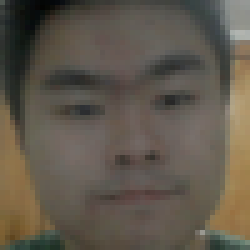
#> input picture face_profiles/Hughie/0.png, 50 x 50 px (shown 5 times larger)
$ python main.py 1.0   (older library calls are emulated)
#> lines starting #> are read from the running program, lines starting #| are printed output that depends on the picture
#> pass 2 of the loop in delete_empty_profile, `for face_profile in os.listdir(face_profile_directory):`:
### scripts/utils.py
"""
Auther: Chenxing Ouyang <c2ouyang@ucsd.edu>

This file is part of Cogs 109 Project.

Summary: Utilties used for facial tracking in OpenCV

"""


import errno
import logging
import os
import shutil
import sys

import cv2
from scipy import ndimage

import numpy as np


###############################################################################
# Used For Facial Tracking and Traning in OpenCV
def read_images_from_single_face_profile(face_profile, face_profile_name_index, dim = (50, 50)):
    """
    Reads all the images from one specified face profile into ndarrays

    Parameters
    ----------
    face_profile: string
        The directory path of a specified face profile

    face_profile_name_index: int
        The name corresponding to the face profile is encoded in its index

    dim: tuple = (int, int)
        The new dimensions of the images to resize to

    Returns
    -------
    X_data : numpy array, shape = (number_of_faces_in_one_face_profile, face_pixel_width * face_pixel_height)
        A face data array contains the face image pixel rgb values of all the images in the specified face profile

    Y_data : numpy array, shape = (number_of_images_in_face_profiles, 1)
        A face_profile_index data array contains the index of the face profile name of the specified face profile directory

    """
#> called with face_profile = '../face_profiles/Hughie', face_profile_name_index = 0, dim = (50, 50)
    X_data = np.array([])
    index = 0
    for the_file in os.listdir(face_profile):
        file_path = os.path.join(face_profile, the_file)
        if file_path.endswith(".png") or file_path.endswith(".jpg") or file_path.endswith(".jpeg") or file_path.endswith(".pgm"):
            img = cv2.imread(file_path, 0)
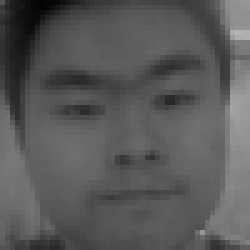
#> img: shape (50, 50) (shown 5 times larger); min 3, max 178, mean 88.7
            img = cv2.resize(img, dim, interpolation = cv2.INTER_AREA)
            img_data = img.ravel()
#> img_data = 2500 values, max 178 at index 347, min 3 at index 58, mean 88.71
            X_data = img_data if not X_data.shape[0] else np.vstack((X_data,img_data))
#> X_data has the same summary as img_data
            index += 1
#> pass 2 of the loop in read_images_from_single_face_profile, `for the_file in os.listdir(face_profile):`:
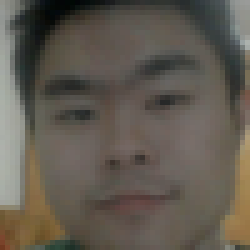
#> input picture face_profiles/Hughie/17.png, 50 x 50 px (shown 5 times larger)
#> in read_images_from_single_face_profile, `img = cv2.imread(file_path, 0)`:
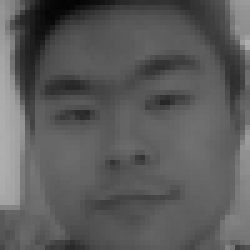
#> img: shape (50, 50) (shown 5 times larger); min 4, max 175, mean 90.8
#> img_data = 2500 values, max 175 at index 449, min 4 at index 12, mean 90.78
#> pass 3 of the loop in read_images_from_single_face_profile, `for the_file in os.listdir(face_profile):`:
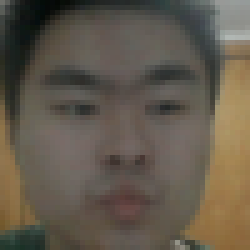
#> input picture face_profiles/Hughie/22.png, 50 x 50 px (shown 5 times larger)
#> in read_images_from_single_face_profile, `img = cv2.imread(file_path, 0)`:
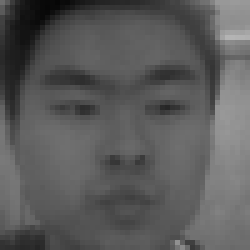
#> img: shape (50, 50) (shown 5 times larger); min 6, max 180, mean 90.4
#> img_data = 2500 values, max 180 at index 396, min 6 at index 11, mean 90.45

    if index == 0 :
        shutil.rmtree(face_profile)
        logging.error("\nThere exists face profiles without images")

    Y_data = np.empty(index, dtype = int)
    Y_data.fill(face_profile_name_index)
    return X_data, Y_data

def delete_empty_profile(face_profile_directory):
    """
    Deletes empty face profiles in face profile directory and logs error if face profiles contain too little images

    Parameters
    ----------
    face_profile_directory: string
        The directory path of the specified face profile directory

    """
    for face_profile in os.listdir(face_profile_directory):
        if "." not in str(face_profile):
            face_profile = os.path.join(face_profile_directory, face_profile)
            index = 0
            for the_file in os.listdir(face_profile):
                file_path = os.path.join(face_profile, the_file)
                if file_path.endswith(".png") or file_path.endswith(".jpg") or file_path.endswith(".jpeg") or file_path.endswith(".pgm"):
                    index += 1
            if index == 0 :
                shutil.rmtree(face_profile)
                print ("\nDeleted ", face_profile, " because it contains no images")
            if index < 2 :
                logging.error("\nFace profile " + str(face_profile) + " contains too little images (At least 2 images are needed)")


def load_training_data(face_profile_directory):
    """
    Loads all the images from the face profile directory into ndarrays

    Parameters
    ----------
    face_profile_directory: string
        The directory path of the specified face profile directory

    face_profile_names: list
        The index corresponding to the names corresponding to the face profile directory

    Returns
    -------
    X_data : numpy array, shape = (number_of_faces_in_face_profiles, face_pixel_width * face_pixel_height)
        A face data array contains the face image pixel rgb values of all face_profiles

    Y_data : numpy array, shape = (number_of_face_profiles, 1)
        A face_profile_index data array contains the indexs of all the face profile names

    """
    delete_empty_profile(face_profile_directory)  # delete profile directory without images

    # Get a the list of folder names in face_profile as the profile names
    face_profile_names = [d for d in os.listdir(face_profile_directory) if "." not in str(d)]

    if len(face_profile_names) < 2:
        logging.error("\nFace profile contains too little profiles (At least 2 profiles are needed)")
        exit()

    first_data = str(face_profile_names[0])
    first_data_path = os.path.join(face_profile_directory, first_data)
    X1, y1 = read_images_from_single_face_profile(first_data_path, 0)
#> y1 = [0, 0, 0]
    X_data = X1
    Y_data = y1
#> Y_data = [0, 0, 0]
    print ("Loading Database: ")
    print (0, "    ",X1.shape[0]," images are loaded from:", first_data_path)
#| 0      3  images are loaded from: ../face_profiles/Hughie
    for i in range(1, len(face_profile_names)):
        directory_name = str(face_profile_names[i])
        directory_path = os.path.join(face_profile_directory, directory_name)
        tempX, tempY = read_images_from_single_face_profile(directory_path, i)
#> call 2 of read_images_from_single_face_profile, with face_profile = '../face_profiles/yaleB01', face_profile_name_index = 1, dim = (50, 50)
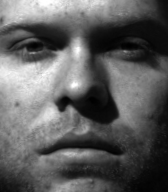
#> input picture face_profiles/yaleB01/yaleB01_P00A+035E+40.pgm, 168 x 192 px
#> in read_images_from_single_face_profile, img is the input picture: shape (192, 168); min 0, max 255, mean 94.3
#> in read_images_from_single_face_profile (call 2), `img = cv2.resize(img, dim, interpolation = cv2.INTER_AREA)`:
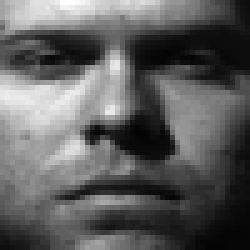
#> img: shape (50, 50) (shown 5 times larger); min 2, max 255, mean 94.3
#> in read_images_from_single_face_profile (call 2), `img_data = img.ravel()`: img_data = 2500 values, max 255 at index 13, min 2 at index 1327, mean 94.33
#> in read_images_from_single_face_profile (call 2), `X_data = img_data if not X_data.shape[0] else np.vstack((X_data,img_da..`: X_data has the same summary as img_data
#> tempX has the same summary as img_data in read_images_from_single_face_profile; tempY = [1]
#> (the run stopped early here; a loop or call above may not have finished)
